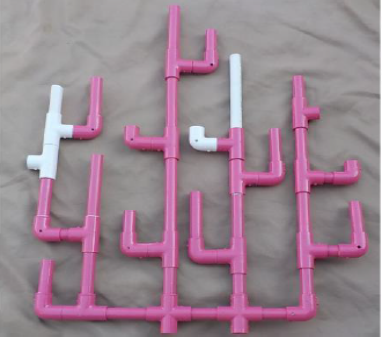
#> input picture Task 2.2/fin/old.png, 382 x 337 px
$ python final.py
#> lines starting #> are read from the running program, lines starting #| are printed output that depends on the picture; after the words box and inside, x2 and y2 are one past the last pixel; in counts of white or black regions, pixels touching at a corner belong together
# USAGE
# python align_document.py --template form_w4.png --image scans/scan_01.jpg
# note : not disabling image shows unless we finish project
# import the necessary packages
import numpy as np
import imutils
import cv2


# define images class
class image:
    def __init__(self, img):
        self.original = cv2.resize(img, (500, 500))
        self.hsv = cv2.cvtColor(self.original, cv2.COLOR_BGR2HSV)


class changes_detector:
    def __init__(self):
        self.lower_purple = np.array([130, 50, 90])
        self.upper_purple = np.array([170, 255, 255])
        self.lower_white = np.array([0, 3, 220])
        self.upper_white = np.array([255, 255, 255])
        self.kernel = np.ones((5, 5), np.uint8)
        self.kernel2 = np.ones((15, 15), np.uint8)
    def detect(self, old_image, new_image):
        preview = new_image.original.copy()
        # create masks
        mask1 = cv2.inRange(old_image.hsv, self.lower_purple, self.upper_purple)
        mask2 = cv2.inRange(new_image.hsv, self.lower_purple, self.upper_purple)
        mask3 = cv2.inRange(old_image.hsv, self.lower_white, self.upper_white)
        mask4 = cv2.inRange(new_image.hsv, self.lower_white, self.upper_white)
        # extract purple parts and white parts from 2 images
        old_image_purple = cv2.bitwise_and(old_image.hsv, old_image.hsv, mask=mask1)
        old_image_white = cv2.bitwise_and(old_image.hsv, old_image.hsv, mask=mask3)
        new_image_purple = cv2.bitwise_and(new_image.hsv, new_image.hsv, mask=mask2)
        new_image_white = cv2.bitwise_and(new_image.hsv, new_image.hsv, mask=mask4)
        old_image_purple[mask1 > 0] = (255, 255, 255)
        new_image_purple[mask2 > 0] = (255, 255, 255)
        old_image_white[mask3 > 0] = (255, 255, 255)
        new_image_white[mask4 > 0] = (255, 255, 255)
        # apply opening morphology on results  to reduce noise
        old_image_white = cv2.morphologyEx(old_image_white, cv2.MORPH_OPEN, self.kernel)
        new_image_white = cv2.morphologyEx(new_image_white, cv2.MORPH_OPEN, self.kernel)
        # find the common purple part between the 2 images using bitwise xor
        common_purple = cv2.bitwise_xor(old_image_purple, new_image_purple)
        common_purple = cv2.bitwise_xor(common_purple,new_image_white)

        # growth = new image && common part
        growth = cv2.bitwise_and(new_image_purple, common_purple)
        # death  = old image && common
        death = cv2.bitwise_and(old_image_purple, common_purple)
        # bloching = white new image && purple old image
        blotching = cv2.bitwise_and(new_image_white, old_image_purple)
        # recovery = purple new image && white old image
        recovery = cv2.bitwise_and(new_image_purple, old_image_white)
        # apply opening morphology on results  to reduce noise
        growth = cv2.morphologyEx(growth, cv2.MORPH_OPEN, self.kernel)
        death = cv2.morphologyEx(death, cv2.MORPH_OPEN, self.kernel2)
        blotching = cv2.morphologyEx(blotching, cv2.MORPH_OPEN, self.kernel)
        recovery = cv2.morphologyEx(recovery, cv2.MORPH_OPEN, self.kernel)
        # transform the growth and death images to the grey scale domain to get contours
        growth_grey_scale = cv2.cvtColor(growth, cv2.COLOR_BGR2GRAY)
        death_grey_scale = cv2.cvtColor(death, cv2.COLOR_BGR2GRAY)
        blotching_grey_scale = cv2.cvtColor(blotching, cv2.COLOR_BGR2GRAY)
        recovery_grey_scale = cv2.cvtColor(recovery, cv2.COLOR_BGR2GRAY)
        growth_thresh = cv2.threshold(growth_grey_scale, 127, 255, 0)[1]
        death_thresh = cv2.threshold(death_grey_scale, 127, 255, 0)[1]
        blotching_thresh = cv2.threshold(blotching_grey_scale, 127, 255, 0)[1]
        recovery_thresh = cv2.threshold(recovery_grey_scale, 127, 255, 0)[1]
        # find the contours
        growth_cnts = cv2.findContours(growth_thresh, cv2.RETR_TREE, cv2.CHAIN_APPROX_NONE)[1]
        death_cnts = cv2.findContours(death_thresh, cv2.RETR_TREE, cv2.CHAIN_APPROX_NONE)[1]
        blotching_cnts = cv2.findContours(blotching_thresh, cv2.RETR_TREE, cv2.CHAIN_APPROX_NONE)[1]
        recovery_cnts = cv2.findContours(recovery_thresh, cv2.RETR_TREE, cv2.CHAIN_APPROX_NONE)[1]
        # draw the contours on the preview image
        return { 'growth_cnts' : growth_cnts,'death_cnts' : death_cnts,'blotching_cnts' : blotching_cnts,'recovery_cnts' : recovery_cnts }

def align_images(image1, template, maxFeatures=500, keepPercent=0.2,
                 debug=False,detector = changes_detector):
    hsv = cv2.cvtColor(image1, cv2.COLOR_BGR2HSV)
    lower_val = np.array([130, 50, 90])
    upper_val = np.array([170, 255, 255])
    mask = cv2.inRange(hsv, lower_val, upper_val)
    if np.sum(mask) <= 1000:
        return { 'growth_cnts' : [],'death_cnts' : [],'blotching_cnts' : [],'recovery_cnts' : [] }
    # convert both the input image and template to grayscale
    imageGray = cv2.cvtColor(image1, cv2.COLOR_BGR2GRAY)
    templateGray = cv2.cvtColor(template, cv2.COLOR_BGR2GRAY)

    # use ORB to detect keypoints and extract (binary) local
    # invariant features
    orb = cv2.ORB_create(maxFeatures)
    (kpsA, descsA) = orb.detectAndCompute(imageGray, None)
    (kpsB, descsB) = orb.detectAndCompute(templateGray, None)

    # match the features
    method = cv2.DESCRIPTOR_MATCHER_BRUTEFORCE_HAMMING
    matcher = cv2.DescriptorMatcher_create(method)
    matches = matcher.match(descsA, descsB, None)

    # sort the matches by their distance (the smaller the distance,
    # the "more similar" the features are)
    matches = sorted(matches, key=lambda x: x.distance)

    # keep only the top matches
    keep = int(len(matches) * keepPercent)
    matches = matches[:keep]
    if len(matches) < 50:
        return { 'growth_cnts' : [],'death_cnts' : [],'blotching_cnts' : [],'recovery_cnts' : [] }
    # check to see if we should visualize the matched keypoints
    if debug:
        matchedVis = cv2.drawMatches(image1, kpsA, template, kpsB,
                                     matches, None)
        matchedVis = imutils.resize(matchedVis, width=1000)

    # allocate memory for the keypoints (x,y-coordinates) from the
    # top matches -- we'll use these coordinates to compute our
    # homography matrix
    ptsA = np.zeros((len(matches), 2), dtype="float")
    ptsB = np.zeros((len(matches), 2), dtype="float")

    # loop over the top matches
    for (i, m) in enumerate(matches):
        # indicate that the two keypoints in the respective images
        # map to each other
        ptsA[i] = kpsA[m.queryIdx].pt
        ptsB[i] = kpsB[m.trainIdx].pt

    # compute the homography matrix between the two sets of matched
    # points
    if len(ptsA) == 0 or len(ptsB) == 0:
        return { 'growth_cnts' : [],'death_cnts' : [],'blotching_cnts' : [],'recovery_cnts' : [] }
    (H, mask) = cv2.findHomography(ptsA, ptsB, method=cv2.RANSAC)
    # use the homography matrix to align the images
    (h, w) = template.shape[:2]
    aligned = image(cv2.warpPerspective(image1, H, (w, h)))
    old = image(template)
    # return the aligned image
    return detector.detect(old,aligned)

# load the input image and template from disk
template = cv2.imread('old.png')
#> template is the input picture: shape (337, 382, 3); mean B, G, R 143.7, 131.2, 152.9

# align the images

# resize both the aligned and template images so we can easily
# visualize them on our screen

# load the image
old_image = image(template)
#> in __init__, `self.hsv = cv2.cvtColor(self.original, cv2.COLOR_BGR2HSV)`: self.hsv: shape (500, 500, 3); mean H, S, V 125.7, 34.9, 153.7

# create images detector
imagedetector = changes_detector()

cap = cv2.VideoCapture(0)
while not cap.isOpened():
    cap = cv2.VideoCapture(0)
    cv2.waitKey(1000)
    print ("Wait for the header")

while True:
    flag, frame = cap.read() # get the frame
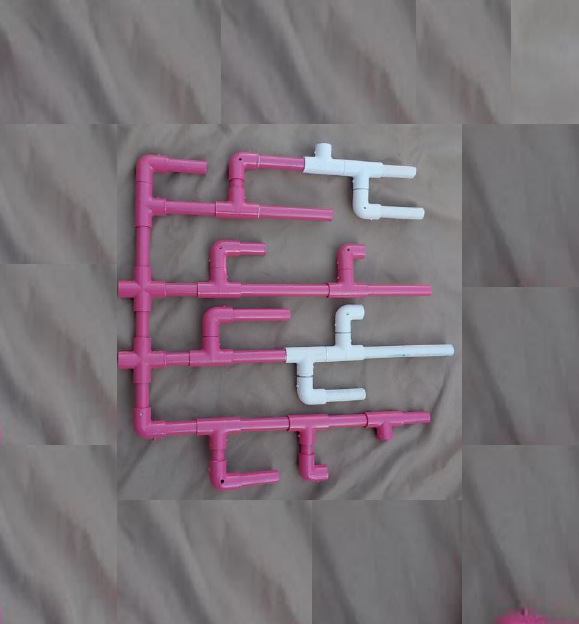
#> input picture Task 2.2/fin/new.png, 579 x 624 px, given in place of the camera
#> frame is the input picture: shape (624, 579, 3); mean B, G, R 120.4, 114.5, 123.9
    if flag:

        contours = align_images(frame.copy(), template, debug=True,detector= imagedetector)
#> in align_images, `hsv = cv2.cvtColor(image1, cv2.COLOR_BGR2HSV)`: hsv: shape (624, 579, 3); mean H, S, V 136.2, 19.3, 125
#> in align_images, `mask = cv2.inRange(hsv, lower_val, upper_val)`:
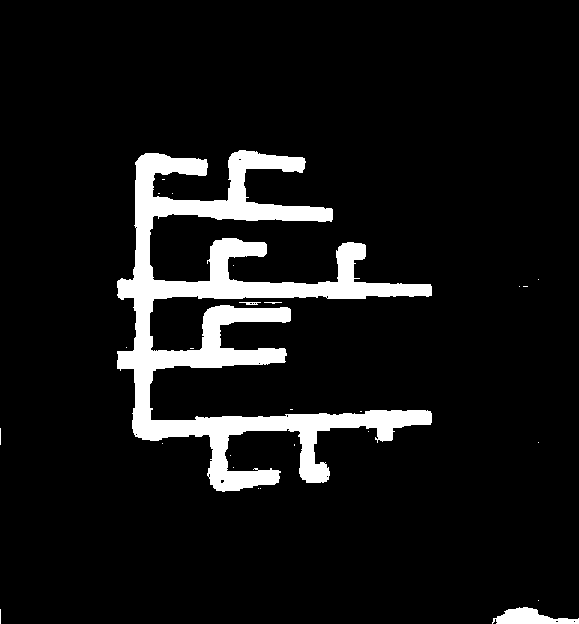
#> mask: shape (624, 579); 8.4% white; 26 white regions (22 under 20 px), largest, box (x1, y1, x2, y2) and area: (117, 150, 432, 492) 29442, (492, 607, 579, 624) 858, (239, 302, 261, 305) 41, (264, 302, 282, 304) 21
#> in align_images, `templateGray = cv2.cvtColor(template, cv2.COLOR_BGR2GRAY)`:
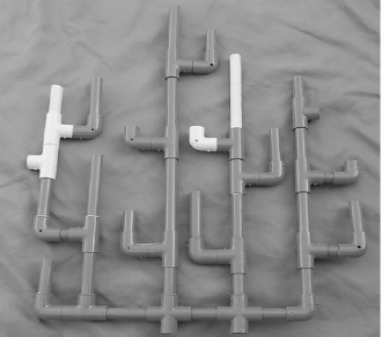
#> templateGray: shape (337, 382); min 24, max 255, mean 139.1
#> in align_images, `(kpsA, descsA) = orb.detectAndCompute(imageGray, None)`: kpsA = 500 keypoints; strongest (x, y, size): (352, 178, 31), (295, 363, 31), (350, 178, 37.2), (314, 388, 31)
#> in align_images, `(kpsB, descsB) = orb.detectAndCompute(templateGray, None)`: kpsB = 463 keypoints; strongest (x, y, size): (62, 138, 31), (61, 138, 37.2), (38, 170, 31), (37, 170, 37.2)
#> in align_images, `matches = matcher.match(descsA, descsB, None)`: matches = 500 matches
#> in align_images, `keep = int(len(matches) * keepPercent)`: keep = 100
#> in align_images, `matches = matches[:keep]`: matches = 100 matches
#> in align_images, `matchedVis = cv2.drawMatches(image1, kpsA, template, kpsB, matches, No..`:
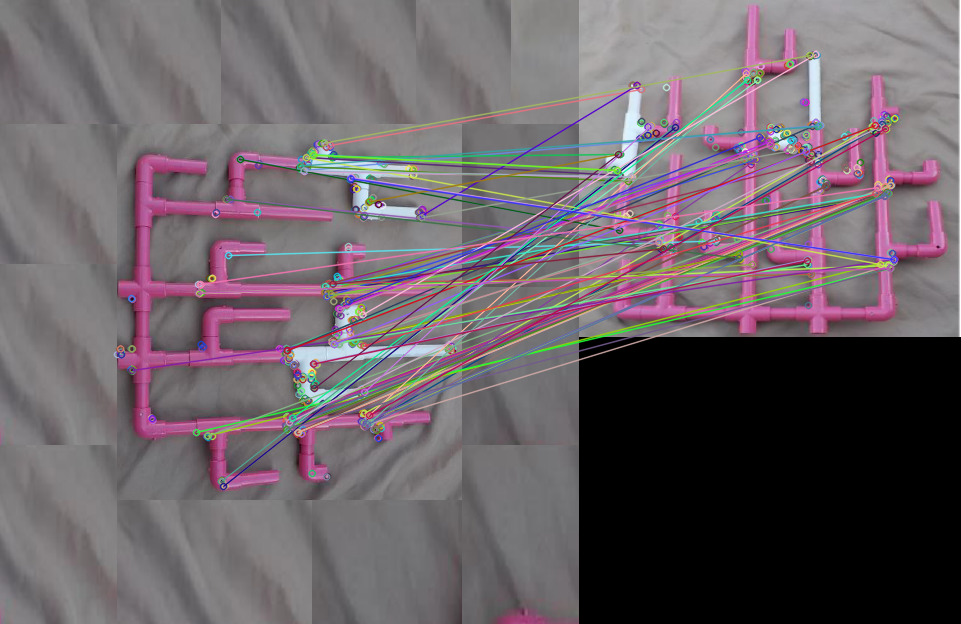
#> matchedVis: shape (624, 961, 3); mean B, G, R 103.2, 97.6, 106.9
#> in align_images, `ptsA = np.zeros((len(matches), 2), dtype="float")`: ptsA = 100 pairs, first value 0 to 0, second value 0 to 0
#> the loop in align_images, `for (i, m) in enumerate(matches):` made 100 passes
#> after the loop in align_images, `for (i, m) in enumerate(matches):`: ptsA = 100 pairs, first value 132 to 422.4, second value 142.6 to 486; ptsB = 100 pairs, first value 37.2 to 315, second value 54 to 274
#> in align_images, `(H, mask) = cv2.findHomography(ptsA, ptsB, method=cv2.RANSAC)`: H = [[0.0248, 1.01, -125.2], [-0.863, 0.00467, 441.7], [4.71e-05, 5.83e-06, 1]]; mask = 100 values, max 1 at index 2, min 0 at index 0, mean 0.35
#> in __init__ (call 2), `self.hsv = cv2.cvtColor(self.original, cv2.COLOR_BGR2HSV)`: self.hsv: shape (500, 500, 3); mean H, S, V 137.5, 34.9, 130.9
#> in detect, `mask1 = cv2.inRange(old_image.hsv, self.lower_purple, self.upper_purple)`: mask1: shape (500, 500); 23.9% white; 15 white regions (12 under 20 px), largest, box (x1, y1, x2, y2) and area: (41, 7, 483, 500) 57601, (95, 113, 136, 207) 2091, (380, 260, 382, 274) 24
#> in detect, `mask2 = cv2.inRange(new_image.hsv, self.lower_purple, self.upper_purple)`: mask2: shape (500, 500); 19.8% white; 9 white regions (7 under 20 px), largest, box (x1, y1, x2, y2) and area: (41, 103, 485, 500) 49370, (239, 328, 242, 340) 32
#> in detect, `mask3 = cv2.inRange(old_image.hsv, self.lower_white, self.upper_white)`: mask3: shape (500, 500); 2.4% white; 117 white regions (94 under 20 px), largest, box (x1, y1, x2, y2) and area: (36, 126, 96, 264) 2810, (302, 80, 316, 189) 1287, (249, 187, 284, 218) 690
#> in detect, `mask4 = cv2.inRange(new_image.hsv, self.lower_white, self.upper_white)`: mask4: shape (500, 500); 3.3% white; 5 white regions (2 under 20 px), largest, box (x1, y1, x2, y2) and area: (35, 113, 133, 262) 3657, (247, 77, 335, 287) 3505, (338, 189, 370, 266) 997
#> in detect, `old_image_purple = cv2.bitwise_and(old_image.hsv, old_image.hsv, mask=..`: old_image_purple: shape (500, 500, 3); mean H, S, V 38.8, 26.1, 43.1
#> in detect, `old_image_white = cv2.bitwise_and(old_image.hsv, old_image.hsv, mask=m..`: old_image_white: shape (500, 500, 3); mean H, S, V 2.8, 1, 5.8
#> in detect, `new_image_purple = cv2.bitwise_and(new_image.hsv, new_image.hsv, mask=..`: new_image_purple: shape (500, 500, 3); mean H, S, V 32.2, 24.1, 32.2
#> in detect, `new_image_white = cv2.bitwise_and(new_image.hsv, new_image.hsv, mask=m..`: new_image_white: shape (500, 500, 3); mean H, S, V 3.4, 1.4, 7.7
#> in detect, `old_image_purple[mask1 > 0] = (255, 255, 255)`: old_image_purple: shape (500, 500, 3); mean H, S, V 60.9, 60.9, 60.9
#> in detect, `new_image_purple[mask2 > 0] = (255, 255, 255)`: new_image_purple: shape (500, 500, 3); mean H, S, V 50.4, 50.4, 50.4
#> in detect, `old_image_white[mask3 > 0] = (255, 255, 255)`: old_image_white: shape (500, 500, 3); mean H, S, V 6.1, 6.1, 6.1
#> in detect, `new_image_white[mask4 > 0] = (255, 255, 255)`: new_image_white: shape (500, 500, 3); mean H, S, V 8.3, 8.3, 8.3
#> in detect, `old_image_white = cv2.morphologyEx(old_image_white, cv2.MORPH_OPEN, se..`: old_image_white: shape (500, 500, 3); mean H, S, V 4.9, 4.9, 4.9
#> in detect, `new_image_white = cv2.morphologyEx(new_image_white, cv2.MORPH_OPEN, se..`: new_image_white: shape (500, 500, 3); mean H, S, V 8.2, 8.2, 8.2
#> in detect, `common_purple = cv2.bitwise_xor(old_image_purple, new_image_purple)`: common_purple: shape (500, 500, 3); mean H, S, V 20.2, 20.2, 20.2
#> in detect, `common_purple = cv2.bitwise_xor(common_purple,new_image_white)`: common_purple: shape (500, 500, 3); mean H, S, V 20.5, 20.5, 20.5
#> in detect, `growth = cv2.bitwise_and(new_image_purple, common_purple)`: growth: shape (500, 500, 3); mean H, S, V 4.8, 4.8, 4.8
#> in detect, `death = cv2.bitwise_and(old_image_purple, common_purple)`: death: shape (500, 500, 3); mean H, S, V 11.4, 11.4, 11.4
#> in detect, `blotching = cv2.bitwise_and(new_image_white, old_image_purple)`: blotching: shape (500, 500, 3); mean H, S, V 4, 4, 4
#> in detect, `recovery = cv2.bitwise_and(new_image_purple, old_image_white)`: recovery: shape (500, 500, 3); every value is 0
#> in detect, `growth = cv2.morphologyEx(growth, cv2.MORPH_OPEN, self.kernel)`: growth: shape (500, 500, 3); mean H, S, V 2.3, 2.3, 2.3
#> in detect, `death = cv2.morphologyEx(death, cv2.MORPH_OPEN, self.kernel2)`: death: shape (500, 500, 3); mean H, S, V 3.6, 3.6, 3.6
#> in detect, `growth_grey_scale = cv2.cvtColor(growth, cv2.COLOR_BGR2GRAY)`: growth_grey_scale: shape (500, 500); 0.91% white; 14 white regions (3 under 20 px), largest, box (x1, y1, x2, y2) and area: (327, 473, 413, 487) 629, (70, 476, 139, 482) 394, (250, 475, 300, 484) 338
#> in detect, `death_grey_scale = cv2.cvtColor(death, cv2.COLOR_BGR2GRAY)`: death_grey_scale: shape (500, 500); 1.4% white; 1 white region, box (x1, y1, x2, y2) and area: (215, 9, 287, 109) 3544
#> in detect, `blotching_grey_scale = cv2.cvtColor(blotching, cv2.COLOR_BGR2GRAY)`:
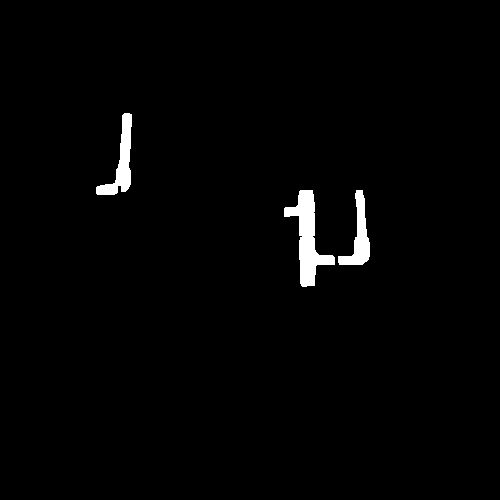
#> blotching_grey_scale: shape (500, 500); 1.6% white; 3 white regions
#> in detect, `recovery_grey_scale = cv2.cvtColor(recovery, cv2.COLOR_BGR2GRAY)`: recovery_grey_scale: shape (500, 500); every value is 0
#> in detect, `growth_cnts = cv2.findContours(growth_thresh, cv2.RETR_TREE, cv2.CHAIN..`: growth_cnts = 14 contours, 3 with area under 20; largest, box (x1, y1, x2, y2) and area: (327, 473, 413, 487) 537, (70, 476, 139, 482) 320, (250, 475, 300, 484) 283, (452, 380, 475, 389) 118, (190, 476, 208, 484) 106
#> in detect, `death_cnts = cv2.findContours(death_thresh, cv2.RETR_TREE, cv2.CHAIN_A..`: death_cnts = 1 contour; box (x1, y1, x2, y2) and area: (215, 9, 287, 109) 3346
#> in detect, `blotching_cnts = cv2.findContours(blotching_thresh, cv2.RETR_TREE, cv2..`: blotching_cnts = 3 contours; box (x1, y1, x2, y2) and area: (284, 190, 335, 287) 1722, (96, 113, 132, 195) 974, (338, 190, 370, 265) 874
#> in detect, `recovery_cnts = cv2.findContours(recovery_thresh, cv2.RETR_TREE, cv2.C..`: recovery_cnts = []
#> contours = 4 items
        area = 120
        for c in contours.get('growth_cnts'):
            if cv2.contourArea(c) > area:
                peri = cv2.arcLength(c, True)
                approx = cv2.approxPolyDP(c, 0.02 * peri, True)
                x, y, w, h = cv2.boundingRect(approx)
                # green
                cv2.rectangle(frame, (x, y), (x + w, y + h), (0, 255, 0), 2)
                cv2.putText(frame, "growth " , (x + w + 20, y + 20), cv2.FONT_HERSHEY_COMPLEX, 0.7,
                            (0, 255, 0), 2)
#> this loop made 14 passes
#> (peri, approx, x, y, w, h) on passes 7 to 8: (147.9, [[70, 476], [70, 480], [138, 481], [138, 476]], 70, 476, 69, 6), (113, [[250, 475], [250, 480], [299, 483], [297, 476]], 250, 475, 50, 9)
#> (peri, x, y, w, h) on pass 11: (194.4, 327, 473, 86, 14)
        for c in contours.get('death_cnts'):
            if cv2.contourArea(c) > area:
                peri = cv2.arcLength(c, True)
                approx = cv2.approxPolyDP(c, 0.02 * peri, True)
                x, y, w, h = cv2.boundingRect(approx)
                # cyan
                cv2.rectangle(frame, (x, y), (x + w, y + h), (0, 255, 255), 2)
                cv2.putText(frame, "death ", (x + w + 20, y + 20), cv2.FONT_HERSHEY_COMPLEX, 0.7,
                            (0, 255, 255), 2)
#> this loop made 1 pass
#> (peri, x, y, w, h) on pass 1: (408.1, 215, 9, 69, 98)
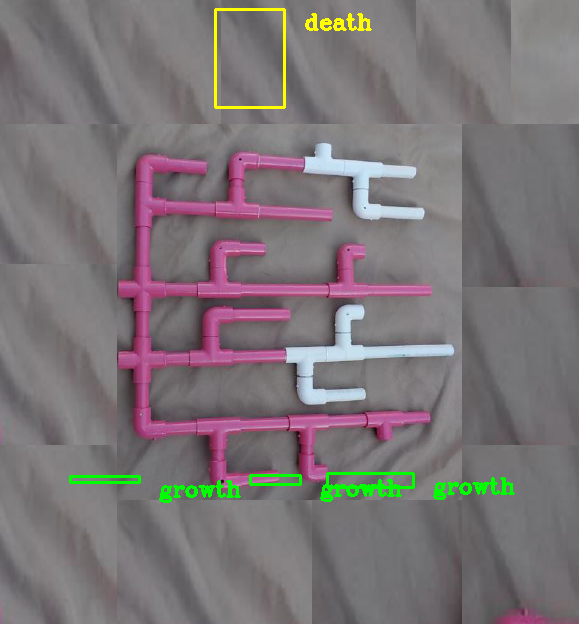
#> frame: shape (624, 579, 3); mean B, G, R 118.8, 116.5, 123.4
        for c in contours.get('blotching_cnts'):
            if cv2.contourArea(c) > area:
                peri = cv2.arcLength(c, True)
                approx = cv2.approxPolyDP(c, 0.02 * peri, True)
                x, y, w, h = cv2.boundingRect(approx)
                # blue
                cv2.rectangle(frame, (x, y), (x + w, y + h), (0, 0, 255), 2)
                cv2.putText(frame, "blotching ", (x + w + 20, y + 20), cv2.FONT_HERSHEY_COMPLEX, 0.7,
                            (0, 0, 255), 2)
#> this loop made 3 passes
#> (peri, x, y, w, h) on passes 1 to 3: (201.1, 338, 190, 32, 75), (287.3, 284, 190, 51, 97), (230.4, 97, 113, 34, 82)
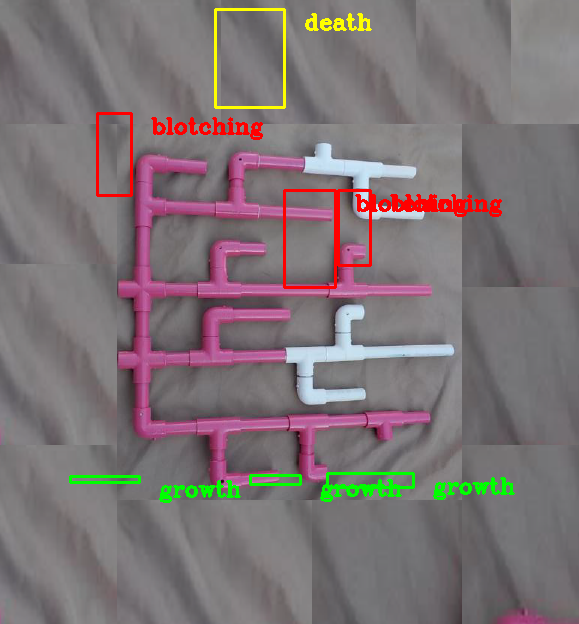
#> frame: shape (624, 579, 3); 1.36% of pixels changed, all inside (x1, y1, x2, y2) = (96, 112, 502, 289)
        for c in contours.get('recovery_cnts'):
            if cv2.contourArea(c) > area:
                peri = cv2.arcLength(c, True)
                approx = cv2.approxPolyDP(c, 0.02 * peri, True)
                x, y, w, h = cv2.boundingRect(approx)
                cv2.rectangle(frame, (x, y), (x + w, y + h), (255, 0, 0), 2)
                # red
                cv2.putText(frame, "recovery " , (x + w + 20, y + 20), cv2.FONT_HERSHEY_COMPLEX, 0.7,
                            (255,0 , 0), 2)
#> this loop made 0 passes
    cv2.imshow("result",frame)
    if cv2.waitKey(1) & 0xFF == ord('q'):
#> (key q is pressed here)
        break

cap.release()
cv2.destroyAllWindows()
